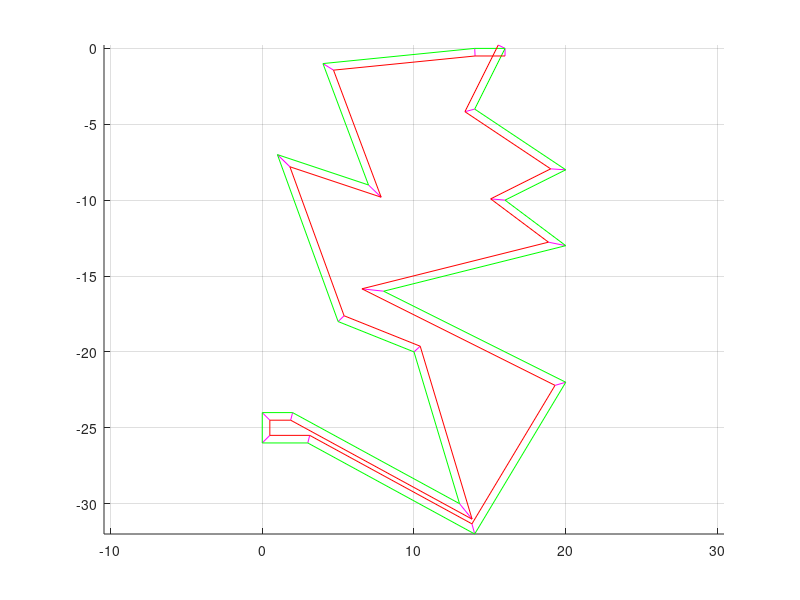

MATLAB code to generate this figure: (Note: this script raises an error after producing the figure.)
close all
rotm = @(a) [cos(a) -sin(a); sin(a) cos(a)];
h = -0.5; # distance from existing polygon
p = [16 14 20 16 20 8 20 14 3 0 0 2 13 10 5 1 7 4 14 16;
     0 -4 -8 -10 -13 -16 -22 -32 -26 -26 -24 -24 -30 -20 -18 -7 -9 -1 0 0];
dp = diff(p, [], 2);
a = atan2 (dp (2, :), dp(1, :));
da = diff (a);
horiz = abs (da) < 16 * eps;
f = 2 * h./sin(da).*sin(da/2);
f(horiz) = h;
f = [h f h];
r = a(1:end-1) + diff(a)/2;
r = pi/2 + [a(1) r a(end)];
p2 = zeros(size(p));

for k=1:columns(p)
  p2(:,k) = p(:,k) + rotm(r(k)) * [f(k); 0];
  line ([p(1, k);p2(1,k)], [p(2, k);p2(2,k)], "color", "magenta");
endfor

line (p(1, :), p(2, :), "color", "green");
line (p2(1, :), p2(2, :), "color", "red");
axis equal
grid on

generated plot
